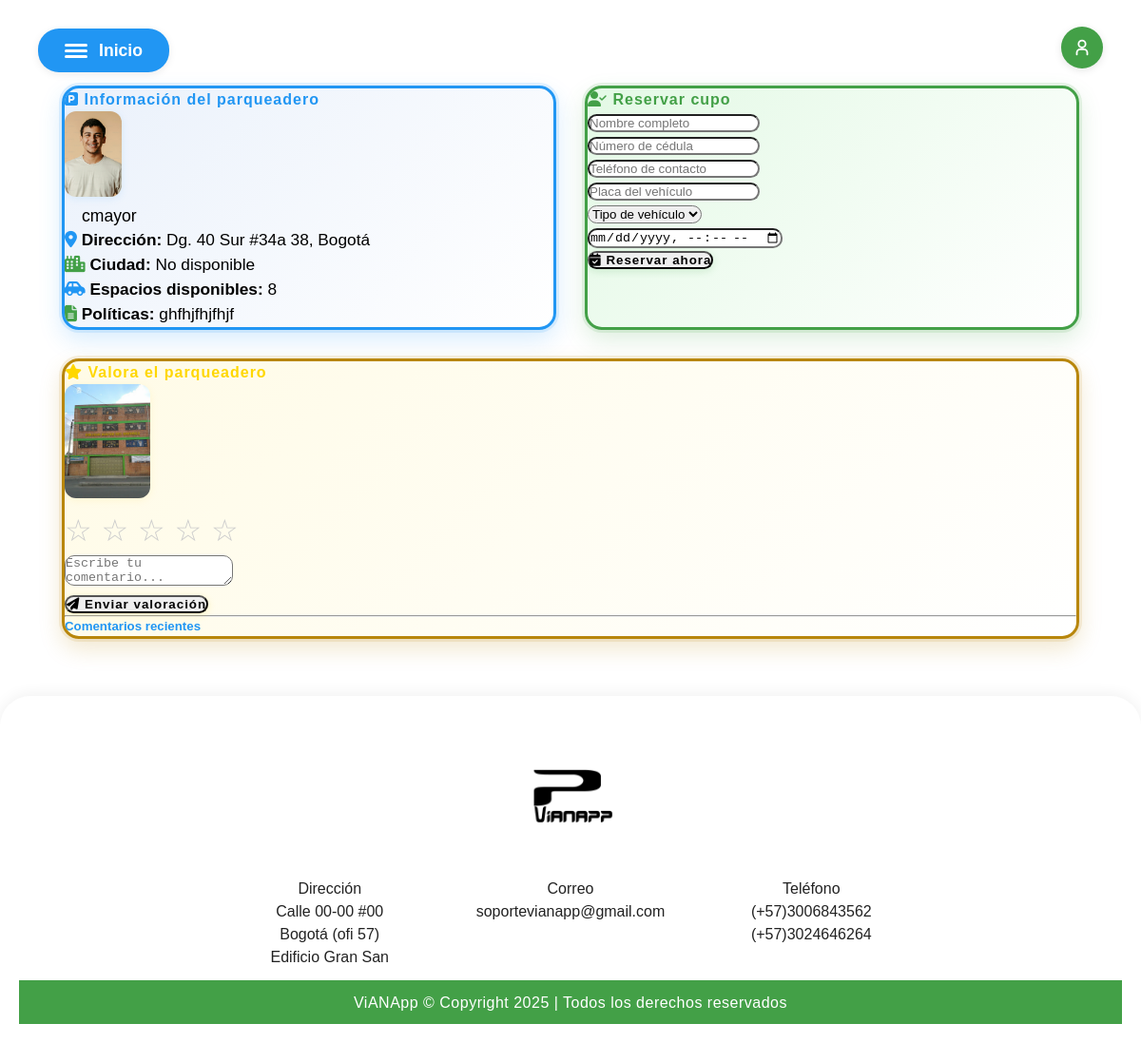
The page /reservarcliente/3/ (signed in) on the database its author committed.
### core/models.py (models this page shows, shortened)
class ParqueaderoPrivado(models.Model):
    nombre_dueno = models.CharField(max_length=100)
    documento_tipo = models.CharField(max_length=20)
    documento_numero = models.CharField(max_length=30)
    telefono = models.CharField(max_length=20)
    email = models.EmailField()
    direccion = models.CharField(max_length=200)
    nombre_comercial = models.CharField(max_length=100, blank=True, null=True)
    espacios = models.PositiveIntegerField()
    tipos_vehiculos = models.CharField(max_length=100)  # Coma separados
    latitud = models.DecimalField(max_digits=9, decimal_places=6, blank=True, null=True)
    longitud = models.DecimalField(max_digits=9, decimal_places=6, blank=True, null=True)
    politicas = models.TextField(blank=True, null=True)
    foto_dueno = models.ImageField(upload_to='duenos_fotos/')
    foto_parqueadero = models.ImageField(upload_to='parqueaderos_fotos/')

### core/views.py (the view)
# urls.py: path('reservarcliente/<int:pk>/', views.reservarcliente_view, name='reservarcliente'),
@login_required
def reservarcliente_view(request, pk):
    if not hasattr(request.user, 'profile') or request.user.profile.rol != 'cliente':
        messages.error(request, 'Inicia sesión como cliente para reservar un cupo.')
        return redirect('landing_page')
    parqueadero = get_object_or_404(ParqueaderoPrivado, pk=pk)
    return render(request, 'core/reservarcliente.html', {'parqueadero': parqueadero})

### core/templates/core/reservarcliente.html (shortened to what this page needs)
{% extends 'core/base.html' %}
{% block content %}
<div class="layout-container">
    <div class="info-card card shadow-sm">
        <div class="card-body">
            <h4 class="card-title mb-3" style="color:#2196f3;font-weight:800;letter-spacing:1px;">
                <i class="fas fa-parking"></i> Información del parqueadero
            </h4>
            <div class="d-flex align-items-center mb-3">
                <img src="{{ parqueadero.foto_dueno.url }}" alt="Foto dueño"
                     class="img-fluid rounded"
                     style="max-height:90px;object-fit:cover;border-radius:12px;box-shadow:0 2px 8px rgba(33,150,243,0.10);margin-right:18px;">
                <div>
                    <span class="badge bg-success mb-2" style="font-size:1.1rem;padding:8px 18px;border-radius:12px;">
                        {{ parqueadero.nombre_comercial }}
                    </span>
                </div>
            </div>
            <ul class="list-group list-group-flush mb-3" style="background:transparent;">
                <li class="list-group-item" style="background:transparent;border:none;padding-left:0;font-size:1.08rem;">
                    <i class="fas fa-map-marker-alt" style="color:#2196f3;"></i>
                    <strong>Dirección:</strong> {{ parqueadero.direccion }}
                </li>
                <li class="list-group-item" style="background:transparent;border:none;padding-left:0;font-size:1.08rem;">
                    <i class="fas fa-city" style="color:#43a047;"></i>
                    <strong>Ciudad:</strong> {{ parqueadero.ciudad|default:"No disponible" }}
                </li>
                <li class="list-group-item" style="background:transparent;border:none;padding-left:0;font-size:1.08rem;">
                    <i class="fas fa-car-side" style="color:#2196f3;"></i>
                    <strong>Espacios disponibles:</strong> {{ parqueadero.espacios }}
                </li>
                <li class="list-group-item" style="background:transparent;border:none;padding-left:0;font-size:1.08rem;">
                    <i class="fas fa-file-alt" style="color:#43a047;"></i>
                    <strong>Políticas:</strong> {{ parqueadero.politicas|default:"No disponible" }}
                </li>
            </ul>
        </div>
    </div>
    <div class="card shadow-sm reserva-card">
        <div class="card-body">
            <h4 class="card-title mb-3" style="color:#43a047;font-weight:800;letter-spacing:1px;">
                <i class="fas fa-user-check"></i> Reservar cupo
            </h4>
            <form id="reservaForm" autocomplete="off">
                <div class="mb-2">
                    <input type="text" class="form-control" name="nombre" placeholder="Nombre completo" required style="border-radius:10px;">
                </div>
                <div class="mb-2">
                    <input type="text" class="form-control" name="cedula" placeholder="Número de cédula" required style="border-radius:10px;">
                </div>
                <div class="mb-2">
                    <input type="tel" class="form-control" name="telefono" placeholder="Teléfono de contacto" required style="border-radius:10px;">
                </div>
                <div class="mb-2">
                    <input type="text" class="form-control" name="placa" placeholder="Placa del vehículo" required style="border-radius:10px;">
                </div>
                <div class="mb-2">
                    <select class="form-control" name="tipo_vehiculo" required style="border-radius:10px;">
                        <option value="">Tipo de vehículo</option>
                    </select>
                </div>
                <div class="mb-2">
                    <input type="datetime-local" class="form-control" name="fecha_hora" required style="border-radius:10px;">
                </div>
                <button type="submit" class="btn btn-success btn-sm w-100"
                        style="font-weight:700;letter-spacing:1px;border-radius:10px;box-shadow:0 2px 8px #43a04733;">
                    <i class="fas fa-calendar-check"></i> Reservar ahora
                </button>
            </form>
        </div>
    </div>
    <div class="card shadow-sm valoracion-card">
        <div class="card-body text-center">
            <h4 class="card-title mb-3" style="color:#FFD700;font-weight:800;letter-spacing:1px;">
                <i class="fas fa-star"></i> Valora el parqueadero
            </h4>
            <img src="{{ parqueadero.foto_parqueadero.url }}" alt="Foto parqueadero"
                 class="img-fluid rounded mb-3"
                 style="max-height:120px;object-fit:cover;border-radius:12px;box-shadow:0 2px 8px rgba(255,193,7,0.10);">
            <div id="rating" class="mb-3" style="font-size:2.2rem;">
                {% for i in "12345" %}
                <span class="star" data-value="{{ forloop.counter }}"
                      style="cursor:pointer;transition:color 0.2s;">&#9734;</span>
                {% endfor %}
            </div>
            <form id="commentForm" autocomplete="off">
                <div class="mb-2">
                    <textarea id="commentText" class="form-control" rows="2" placeholder="Escribe tu comentario..." style="border-radius:10px;"></textarea>
                </div>
                <button type="submit" class="btn btn-warning btn-sm w-100"
                        style="font-weight:700;letter-spacing:1px;border-radius:10px;box-shadow:0 2px 8px #FFD70033;">
                    <i class="fas fa-paper-plane"></i> Enviar valoración
                </button>
            </form>
            <hr>
            <h5 class="mt-3" style="color:#2196f3;font-weight:700;">Comentarios recientes</h5>
        </div>
    </div>
</div>
<link rel="stylesheet" href="https://cdnjs.cloudflare.com/ajax/libs/font-awesome/6.4.0/css/all.min.css" />
{% endblock %}

### core/static/core/style.css (style rules this page uses)
* { margin: 0; padding: 0; box-sizing: border-box; }
body { font-family: Arial, sans-serif; line-height: 1.5; }

### core/templates/core/reservarcliente.html (style rules this page uses)
.layout-container { display: grid; grid-template-columns: 1fr 1fr; grid-template-areas: "info reserva" "valoracion valoracion"; gap: 30px; max-width: 1100px; margin: 90px auto 40px; padding: 0 15px; }
.info-card { grid-area: info; border-radius: 18px; background: linear-gradient(135deg,#eaf1fb,#fff); border: 3px solid #2196f3; }
.reserva-card { grid-area: reserva; border-radius: 18px; background: linear-gradient(135deg,#e3f9e5,#fff); border: 3px solid #43a047; }
.valoracion-card { grid-area: valoracion; border-radius: 18px; background: linear-gradient(135deg,#fffbe6,#fff); border: 3px solid #b8860b; }
.info-card { border: 3px solid #2196f3; box-shadow: 0 0 0 3px rgba(33,150,243,0.12), 0 10px 24px rgba(33,150,243,0.18); transition: box-shadow .2s ease, transform .2s ease; }
.reserva-card { border: 3px solid #43a047; box-shadow: 0 0 0 3px rgba(67,160,71,0.12), 0 10px 24px rgba(67,160,71,0.18); transition: box-shadow .2s ease, transform .2s ease; }
.valoracion-card { border: 3px solid #b8860b; box-shadow: 0 0 0 3px rgba(184,134,11,0.12), 0 10px 24px rgba(184,134,11,0.20); transition: box-shadow .2s ease, transform .2s ease; }
.info-card, .reserva-card, .valoracion-card { border-radius: 18px; overflow: hidden; }
.star { font-size: 2rem; color: #ccc; }

### rows shown on the page
ParqueaderoPrivado: foto_dueno (picture), nombre_comercial "cmayor", direccion "Dg. 40 Sur #34a 38, Bogotá", espacios "8", politicas "ghfhjfhjfhjf", foto_parqueadero (picture)

### other values the page prints
{{ parqueadero.ciudad|default:"No disponible" }} "No disponible"
